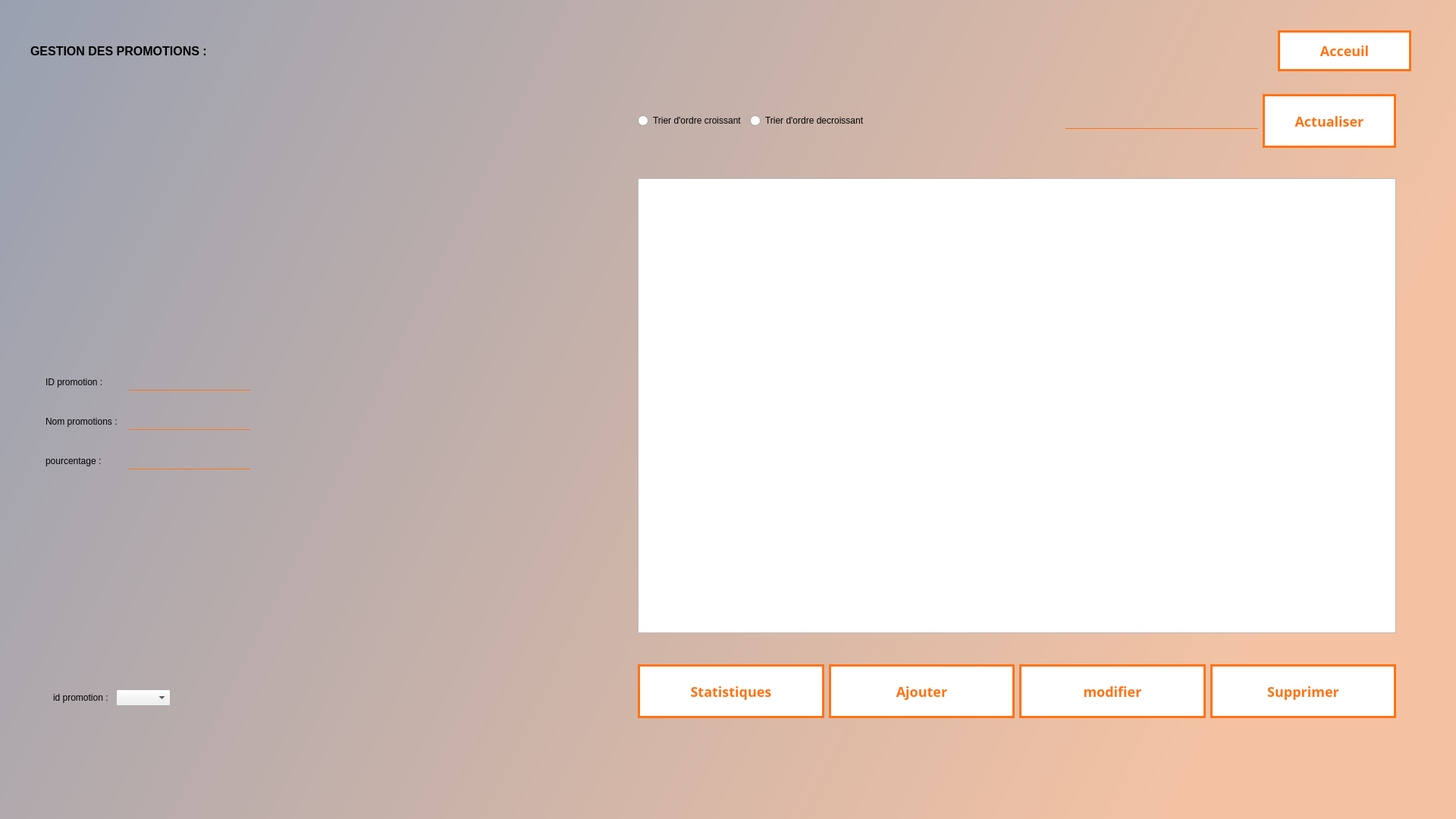
<?xml version="1.0" encoding="UTF-8"?>
<ui version="4.0">
 <class>interfaceMarketing</class>
 <widget class="QDialog" name="interfaceMarketing">
  <property name="geometry">
   <rect>
    <x>0</x>
    <y>0</y>
    <width>1920</width>
    <height>1080</height>
   </rect>
  </property>
  <property name="windowTitle">
   <string>Dialog</string>
  </property>
  <widget class="QStackedWidget" name="stackedWidget">
   <property name="geometry">
    <rect>
     <x>0</x>
     <y>0</y>
     <width>1920</width>
     <height>1080</height>
    </rect>
   </property>
   <property name="styleSheet">
    <string notr="true">QTabBar::tab:!selected {color:#696969;}

QPushButton:hover{
        background: qlineargradient(x1 : 0, y1 : 0, x2 : 0, y2 :   1, stop :   0.0 #ffd9aa,
                stop :   0.5 #ffbb6e, stop :   0.55 #feae42, stop :   1.0 #fedb74);
}

QPushButton {
      padding: 10px;
  font-weight: bold;
  font-size: 18px;
  width: 150px;
  height: 45px;
  font-family: Sans-Serif;
}

QPushButton{
	  background-color: white;
  	border: 3px solid #ff7315;
  	color: #ff7315;
 	 text-transform: uppercase;
 /* 	height: inherit;
 	 width: inherit;*/
  	transition: background-color 0.5s ease, color 1s ease;
 	 cursor: pointer;
  	box-shadow: 10px 10px rgba(77, 77, 77, 0.5);
}
QPushButton:hover {
  background-color: #ff7315;
  color: white;
}


QPushButton:pressed {
        background: qlineargradient(x1 : 0, y1 : 0, x2 : 0, y2 :   1, stop :   0.0 #c0dbff,
        stop :   0.5 #cfd26f, stop :   0.55 #c7df6f, stop :   1.0 #f5f9ff);
        padding-top: 2px;
        padding-left: 3px;

}


QPushButton:on {
        background: qlineargradient(x1 : 0, y1 : 0, x2 : 0, y2 :   1, stop :   0.0 #5AA72D,
        stop :   0.5 #B3E296, stop :   0.55 #B3E296, stop :   1.0 #f5f9ff);
        padding-top: 2px;
        padding-left: 3px;
}

QPushButton:disabled {
        background: transparent #e5e9ee;
        padding-top: 2px;        
        padding-left: 3px;
        color: black;
}
#stackedWidget {/* background: rgba(255,115,21,100);*/
	background: qlineargradient(spread:pad, x1:0, y1:0, x2:1, y2:0.273, stop:0 rgba(20,40, 80, 100), stop:1 rgba(252, 126, 47, 100));
 }

QLineEdit {
background:transparent;
border:none;
border-bottom:1px solid #ff7315;
font: 12pt Arial;
color: #2da5d5;
}</string>
   </property>
   <property name="currentIndex">
    <number>2</number>
   </property>
   <widget class="QWidget" name="page">
    <widget class="QWidget" name="horizontalWidget" native="true">
     <property name="geometry">
      <rect>
       <x>0</x>
       <y>20</y>
       <width>1911</width>
       <height>91</height>
      </rect>
     </property>
     <property name="styleSheet">
      <string notr="true">#horizontalWidget {
	background: qlineargradient(spread:pad, x1:0, y1:0, x2:1, y2:0.273, stop:0 rgba(20,40, 80, 100), stop:1 rgba(252, 126, 47, 190));
	
}</string>
     </property>
     <layout class="QHBoxLayout" name="horizontalLayout">
      <item>
       <widget class="QLabel" name="logo">
        <property name="minimumSize">
         <size>
          <width>100</width>
          <height>50</height>
         </size>
        </property>
        <property name="text">
         <string>TextLabel</string>
        </property>
       </widget>
      </item>
      <item>
       <layout class="QVBoxLayout" name="verticalLayout_2">
        <item>
         <widget class="QPushButton" name="PBpublicite">
          <property name="minimumSize">
           <size>
            <width>200</width>
            <height>50</height>
           </size>
          </property>
          <property name="font">
           <font>
            <family>Sans-Serif</family>
            <pointsize>-1</pointsize>
            <weight>75</weight>
            <italic>false</italic>
            <bold>true</bold>
           </font>
          </property>
          <property name="text">
           <string>Publicites</string>
          </property>
          <property name="flat">
           <bool>false</bool>
          </property>
         </widget>
        </item>
       </layout>
      </item>
      <item>
       <layout class="QVBoxLayout" name="verticalLayout_3">
        <item>
         <widget class="QPushButton" name="PBpromotion">
          <property name="minimumSize">
           <size>
            <width>200</width>
            <height>50</height>
           </size>
          </property>
          <property name="font">
           <font>
            <family>Sans-Serif</family>
            <pointsize>-1</pointsize>
            <weight>75</weight>
            <italic>false</italic>
            <bold>true</bold>
           </font>
          </property>
          <property name="text">
           <string>promotions</string>
          </property>
         </widget>
        </item>
       </layout>
      </item>
      <item>
       <spacer name="horizontalSpacer">
        <property name="orientation">
         <enum>Qt::Horizontal</enum>
        </property>
        <property name="sizeHint" stdset="0">
         <size>
          <width>40</width>
          <height>20</height>
         </size>
        </property>
       </spacer>
      </item>
      <item>
       <widget class="QLabel" name="currentDate">
        <property name="text">
         <string>TextLabel</string>
        </property>
       </widget>
      </item>
      <item>
       <widget class="QLabel" name="time">
        <property name="text">
         <string>TextLabel</string>
        </property>
       </widget>
      </item>
      <item>
       <widget class="QPushButton" name="PBclose">
        <property name="minimumSize">
         <size>
          <width>50</width>
          <height>50</height>
         </size>
        </property>
        <property name="font">
         <font>
          <family>Sans-Serif</family>
          <pointsize>-1</pointsize>
          <weight>75</weight>
          <italic>false</italic>
          <bold>true</bold>
         </font>
        </property>
        <property name="text">
         <string/>
        </property>
       </widget>
      </item>
     </layout>
    </widget>
    <widget class="QLabel" name="bgInterfaceContrat">
     <property name="geometry">
      <rect>
       <x>20</x>
       <y>130</y>
       <width>1881</width>
       <height>901</height>
      </rect>
     </property>
     <property name="styleSheet">
      <string notr="true">bgInterfaceContrat{
	color: rgba(0, 0, 0, 50%);
}</string>
     </property>
     <property name="text">
      <string>TextLabel</string>
     </property>
    </widget>
   </widget>
   <widget class="QWidget" name="page_2">
    <widget class="QWidget" name="gridWidget" native="true">
     <property name="geometry">
      <rect>
       <x>30</x>
       <y>20</y>
       <width>1851</width>
       <height>1011</height>
      </rect>
     </property>
     <layout class="QGridLayout" name="gridLayout" rowstretch="0,0" columnstretch="0,0,0,0,0,0,0,0">
      <property name="leftMargin">
       <number>20</number>
      </property>
      <property name="topMargin">
       <number>20</number>
      </property>
      <property name="rightMargin">
       <number>20</number>
      </property>
      <property name="bottomMargin">
       <number>20</number>
      </property>
      <property name="spacing">
       <number>10</number>
      </property>
      <item row="0" column="0">
       <widget class="QLabel" name="label_9">
        <property name="font">
         <font>
          <pointsize>12</pointsize>
          <weight>75</weight>
          <bold>true</bold>
         </font>
        </property>
        <property name="styleSheet">
         <string notr="true">#label_8 {
color : #ff7315;
}</string>
        </property>
        <property name="text">
         <string>GESTION DES PUBLICITES :</string>
        </property>
       </widget>
      </item>
      <item row="1" column="7">
       <widget class="QWidget" name="verticalWidget" native="true">
        <layout class="QVBoxLayout" name="verticalLayout">
         <property name="leftMargin">
          <number>20</number>
         </property>
         <property name="topMargin">
          <number>20</number>
         </property>
         <property name="rightMargin">
          <number>20</number>
         </property>
         <property name="bottomMargin">
          <number>20</number>
         </property>
         <item>
          <layout class="QHBoxLayout" name="horizontalLayout_15">
           <item>
            <widget class="QRadioButton" name="radioButton">
             <property name="text">
              <string>Trier d'ordre croissant</string>
             </property>
            </widget>
           </item>
           <item>
            <widget class="QRadioButton" name="radioButton_2">
             <property name="text">
              <string>Trier d'ordre decroissant</string>
             </property>
            </widget>
           </item>
           <item>
            <spacer name="horizontalSpacer_14">
             <property name="orientation">
              <enum>Qt::Horizontal</enum>
             </property>
             <property name="sizeHint" stdset="0">
              <size>
               <width>40</width>
               <height>20</height>
              </size>
             </property>
            </spacer>
           </item>
           <item>
            <widget class="QLineEdit" name="lineEdit_rech"/>
           </item>
           <item>
            <widget class="QPushButton" name="on_pb_actualiser">
             <property name="text">
              <string>Actualiser</string>
             </property>
            </widget>
           </item>
          </layout>
         </item>
         <item>
          <spacer name="verticalSpacer">
           <property name="orientation">
            <enum>Qt::Vertical</enum>
           </property>
           <property name="sizeHint" stdset="0">
            <size>
             <width>20</width>
             <height>40</height>
            </size>
           </property>
          </spacer>
         </item>
         <item>
          <widget class="QTableView" name="tablPublicite_2">
           <property name="minimumSize">
            <size>
             <width>1000</width>
             <height>600</height>
            </size>
           </property>
          </widget>
         </item>
         <item>
          <spacer name="verticalSpacer_2">
           <property name="orientation">
            <enum>Qt::Vertical</enum>
           </property>
           <property name="sizeHint" stdset="0">
            <size>
             <width>20</width>
             <height>40</height>
            </size>
           </property>
          </spacer>
         </item>
         <item>
          <layout class="QHBoxLayout" name="horizontalLayout_14">
           <item>
            <widget class="QPushButton" name="on_pb_ajouter_clicked">
             <property name="text">
              <string>Ajouter</string>
             </property>
            </widget>
           </item>
           <item>
            <widget class="QPushButton" name="on_pb_modifier">
             <property name="text">
              <string>Modifier</string>
             </property>
            </widget>
           </item>
           <item>
            <widget class="QPushButton" name="on_pb_supprimer">
             <property name="text">
              <string>Supprimer</string>
             </property>
            </widget>
           </item>
          </layout>
         </item>
         <item>
          <spacer name="verticalSpacer_10">
           <property name="orientation">
            <enum>Qt::Vertical</enum>
           </property>
           <property name="sizeHint" stdset="0">
            <size>
             <width>20</width>
             <height>40</height>
            </size>
           </property>
          </spacer>
         </item>
        </layout>
       </widget>
      </item>
      <item row="0" column="7">
       <layout class="QHBoxLayout" name="horizontalLayout_16">
        <item>
         <spacer name="horizontalSpacer_15">
          <property name="orientation">
           <enum>Qt::Horizontal</enum>
          </property>
          <property name="sizeHint" stdset="0">
           <size>
            <width>40</width>
            <height>20</height>
           </size>
          </property>
         </spacer>
        </item>
        <item>
         <widget class="QPushButton" name="PBacceuil">
          <property name="enabled">
           <bool>true</bool>
          </property>
          <property name="minimumSize">
           <size>
            <width>50</width>
            <height>50</height>
           </size>
          </property>
          <property name="text">
           <string>Acceuil</string>
          </property>
         </widget>
        </item>
       </layout>
      </item>
      <item row="1" column="1">
       <spacer name="horizontalSpacer_16">
        <property name="orientation">
         <enum>Qt::Horizontal</enum>
        </property>
        <property name="sizeHint" stdset="0">
         <size>
          <width>40</width>
          <height>20</height>
         </size>
        </property>
       </spacer>
      </item>
      <item row="1" column="0">
       <layout class="QVBoxLayout" name="verticalLayout_5">
        <property name="leftMargin">
         <number>10</number>
        </property>
        <property name="topMargin">
         <number>10</number>
        </property>
        <property name="rightMargin">
         <number>10</number>
        </property>
        <property name="bottomMargin">
         <number>10</number>
        </property>
        <item>
         <spacer name="verticalSpacer_3">
          <property name="orientation">
           <enum>Qt::Vertical</enum>
          </property>
          <property name="sizeHint" stdset="0">
           <size>
            <width>20</width>
            <height>40</height>
           </size>
          </property>
         </spacer>
        </item>
        <item>
         <widget class="QWidget" name="widget" native="true">
          <property name="minimumSize">
           <size>
            <width>450</width>
            <height>0</height>
           </size>
          </property>
          <layout class="QFormLayout" name="formLayout">
           <property name="horizontalSpacing">
            <number>10</number>
           </property>
           <property name="verticalSpacing">
            <number>20</number>
           </property>
           <property name="leftMargin">
            <number>20</number>
           </property>
           <property name="topMargin">
            <number>20</number>
           </property>
           <property name="rightMargin">
            <number>20</number>
           </property>
           <property name="bottomMargin">
            <number>20</number>
           </property>
           <item row="0" column="0">
            <widget class="QLabel" name="label">
             <property name="text">
              <string>Id publicité :</string>
             </property>
            </widget>
           </item>
           <item row="0" column="1">
            <layout class="QHBoxLayout" name="horizontalLayout_2">
             <item>
              <widget class="QLineEdit" name="lineEdit_id_2"/>
             </item>
             <item>
              <spacer name="horizontalSpacer_2">
               <property name="orientation">
                <enum>Qt::Horizontal</enum>
               </property>
               <property name="sizeHint" stdset="0">
                <size>
                 <width>40</width>
                 <height>20</height>
                </size>
               </property>
              </spacer>
             </item>
            </layout>
           </item>
           <item row="1" column="0">
            <widget class="QLabel" name="label_3">
             <property name="text">
              <string>Nom de la publicite :</string>
             </property>
            </widget>
           </item>
           <item row="1" column="1">
            <layout class="QHBoxLayout" name="horizontalLayout_3">
             <item>
              <widget class="QLineEdit" name="lineEdit_nom_2"/>
             </item>
             <item>
              <spacer name="horizontalSpacer_3">
               <property name="orientation">
                <enum>Qt::Horizontal</enum>
               </property>
               <property name="sizeHint" stdset="0">
                <size>
                 <width>40</width>
                 <height>20</height>
                </size>
               </property>
              </spacer>
             </item>
            </layout>
           </item>
           <item row="2" column="0">
            <widget class="QLabel" name="label_4">
             <property name="text">
              <string>Date de la publicité : :</string>
             </property>
            </widget>
           </item>
           <item row="2" column="1">
            <layout class="QHBoxLayout" name="horizontalLayout_4">
             <item>
              <widget class="QDateEdit" name="dateEdit_evenements"/>
             </item>
             <item>
              <spacer name="horizontalSpacer_4">
               <property name="orientation">
                <enum>Qt::Horizontal</enum>
               </property>
               <property name="sizeHint" stdset="0">
                <size>
                 <width>40</width>
                 <height>20</height>
                </size>
               </property>
              </spacer>
             </item>
            </layout>
           </item>
          </layout>
         </widget>
        </item>
        <item>
         <spacer name="verticalSpacer_4">
          <property name="orientation">
           <enum>Qt::Vertical</enum>
          </property>
          <property name="sizeType">
           <enum>QSizePolicy::Minimum</enum>
          </property>
          <property name="sizeHint" stdset="0">
           <size>
            <width>20</width>
            <height>250</height>
           </size>
          </property>
         </spacer>
        </item>
        <item>
         <layout class="QFormLayout" name="formLayout_3">
          <property name="horizontalSpacing">
           <number>10</number>
          </property>
          <property name="verticalSpacing">
           <number>10</number>
          </property>
          <property name="leftMargin">
           <number>20</number>
          </property>
          <property name="topMargin">
           <number>20</number>
          </property>
          <property name="rightMargin">
           <number>20</number>
          </property>
          <property name="bottomMargin">
           <number>20</number>
          </property>
          <item row="0" column="0">
           <widget class="QLabel" name="label_5">
            <property name="text">
             <string>ID publicité :</string>
            </property>
           </widget>
          </item>
          <item row="0" column="1">
           <layout class="QHBoxLayout" name="horizontalLayout_5">
            <item>
             <widget class="QComboBox" name="comboBox_m">
              <property name="enabled">
               <bool>true</bool>
              </property>
             </widget>
            </item>
            <item>
             <spacer name="horizontalSpacer_5">
              <property name="orientation">
               <enum>Qt::Horizontal</enum>
              </property>
              <property name="sizeHint" stdset="0">
               <size>
                <width>40</width>
                <height>20</height>
               </size>
              </property>
             </spacer>
            </item>
           </layout>
          </item>
         </layout>
        </item>
        <item>
         <spacer name="verticalSpacer_11">
          <property name="orientation">
           <enum>Qt::Vertical</enum>
          </property>
          <property name="sizeType">
           <enum>QSizePolicy::Minimum</enum>
          </property>
          <property name="sizeHint" stdset="0">
           <size>
            <width>20</width>
            <height>40</height>
           </size>
          </property>
         </spacer>
        </item>
       </layout>
      </item>
     </layout>
    </widget>
   </widget>
   <widget class="QWidget" name="page_3">
    <widget class="QWidget" name="gridWidget_2" native="true">
     <property name="geometry">
      <rect>
       <x>20</x>
       <y>20</y>
       <width>1861</width>
       <height>1001</height>
      </rect>
     </property>
     <layout class="QGridLayout" name="gridLayout_2">
      <property name="leftMargin">
       <number>20</number>
      </property>
      <property name="topMargin">
       <number>20</number>
      </property>
      <property name="rightMargin">
       <number>20</number>
      </property>
      <property name="bottomMargin">
       <number>20</number>
      </property>
      <property name="spacing">
       <number>10</number>
      </property>
      <item row="1" column="0">
       <layout class="QVBoxLayout" name="verticalLayout_7">
        <property name="leftMargin">
         <number>10</number>
        </property>
        <property name="topMargin">
         <number>10</number>
        </property>
        <property name="rightMargin">
         <number>10</number>
        </property>
        <property name="bottomMargin">
         <number>10</number>
        </property>
        <item>
         <spacer name="verticalSpacer_7">
          <property name="orientation">
           <enum>Qt::Vertical</enum>
          </property>
          <property name="sizeHint" stdset="0">
           <size>
            <width>20</width>
            <height>40</height>
           </size>
          </property>
         </spacer>
        </item>
        <item>
         <widget class="QWidget" name="formWidget" native="true">
          <property name="minimumSize">
           <size>
            <width>450</width>
            <height>0</height>
           </size>
          </property>
          <layout class="QFormLayout" name="formLayout_2">
           <property name="horizontalSpacing">
            <number>15</number>
           </property>
           <property name="verticalSpacing">
            <number>30</number>
           </property>
           <property name="leftMargin">
            <number>10</number>
           </property>
           <property name="topMargin">
            <number>10</number>
           </property>
           <property name="rightMargin">
            <number>10</number>
           </property>
           <property name="bottomMargin">
            <number>10</number>
           </property>
           <item row="0" column="0">
            <widget class="QLabel" name="label_12">
             <property name="text">
              <string>ID promotion :</string>
             </property>
            </widget>
           </item>
           <item row="0" column="1">
            <layout class="QHBoxLayout" name="horizontalLayout_17">
             <item>
              <widget class="QLineEdit" name="lineEdit_ID_promo"/>
             </item>
             <item>
              <spacer name="horizontalSpacer_17">
               <property name="orientation">
                <enum>Qt::Horizontal</enum>
               </property>
               <property name="sizeHint" stdset="0">
                <size>
                 <width>40</width>
                 <height>20</height>
                </size>
               </property>
              </spacer>
             </item>
            </layout>
           </item>
           <item row="1" column="0">
            <widget class="QLabel" name="label_15">
             <property name="text">
              <string>Nom promotions :</string>
             </property>
            </widget>
           </item>
           <item row="1" column="1">
            <layout class="QHBoxLayout" name="horizontalLayout_18">
             <item>
              <widget class="QLineEdit" name="lineEdit_Nom_p"/>
             </item>
             <item>
              <spacer name="horizontalSpacer_18">
               <property name="orientation">
                <enum>Qt::Horizontal</enum>
               </property>
               <property name="sizeHint" stdset="0">
                <size>
                 <width>40</width>
                 <height>20</height>
                </size>
               </property>
              </spacer>
             </item>
            </layout>
           </item>
           <item row="2" column="0">
            <widget class="QLabel" name="label_18">
             <property name="text">
              <string>pourcentage :</string>
             </property>
            </widget>
           </item>
           <item row="2" column="1">
            <layout class="QHBoxLayout" name="horizontalLayout_24">
             <item>
              <widget class="QLineEdit" name="lineEdit_pourcentage"/>
             </item>
             <item>
              <spacer name="horizontalSpacer_24">
               <property name="orientation">
                <enum>Qt::Horizontal</enum>
               </property>
               <property name="sizeHint" stdset="0">
                <size>
                 <width>40</width>
                 <height>20</height>
                </size>
               </property>
              </spacer>
             </item>
            </layout>
           </item>
          </layout>
         </widget>
        </item>
        <item>
         <spacer name="verticalSpacer_8">
          <property name="orientation">
           <enum>Qt::Vertical</enum>
          </property>
          <property name="sizeType">
           <enum>QSizePolicy::Minimum</enum>
          </property>
          <property name="sizeHint" stdset="0">
           <size>
            <width>20</width>
            <height>250</height>
           </size>
          </property>
         </spacer>
        </item>
        <item>
         <layout class="QFormLayout" name="formLayout_4">
          <property name="horizontalSpacing">
           <number>10</number>
          </property>
          <property name="verticalSpacing">
           <number>10</number>
          </property>
          <property name="leftMargin">
           <number>20</number>
          </property>
          <property name="topMargin">
           <number>20</number>
          </property>
          <property name="rightMargin">
           <number>20</number>
          </property>
          <property name="bottomMargin">
           <number>20</number>
          </property>
          <item row="0" column="0">
           <widget class="QLabel" name="label_13">
            <property name="text">
             <string>id promotion :</string>
            </property>
           </widget>
          </item>
          <item row="0" column="1">
           <layout class="QHBoxLayout" name="horizontalLayout_6">
            <item>
             <widget class="QComboBox" name="comboBox_p"/>
            </item>
            <item>
             <spacer name="horizontalSpacer_6">
              <property name="orientation">
               <enum>Qt::Horizontal</enum>
              </property>
              <property name="sizeHint" stdset="0">
               <size>
                <width>40</width>
                <height>20</height>
               </size>
              </property>
             </spacer>
            </item>
           </layout>
          </item>
         </layout>
        </item>
        <item>
         <spacer name="verticalSpacer_12">
          <property name="orientation">
           <enum>Qt::Vertical</enum>
          </property>
          <property name="sizeType">
           <enum>QSizePolicy::Minimum</enum>
          </property>
          <property name="sizeHint" stdset="0">
           <size>
            <width>20</width>
            <height>40</height>
           </size>
          </property>
         </spacer>
        </item>
       </layout>
      </item>
      <item row="1" column="7">
       <widget class="QWidget" name="verticalWidget_2" native="true">
        <layout class="QVBoxLayout" name="verticalLayout_6">
         <property name="leftMargin">
          <number>20</number>
         </property>
         <property name="topMargin">
          <number>20</number>
         </property>
         <property name="rightMargin">
          <number>20</number>
         </property>
         <property name="bottomMargin">
          <number>20</number>
         </property>
         <item>
          <layout class="QHBoxLayout" name="horizontalLayout_26">
           <item>
            <widget class="QRadioButton" name="on_pb_trier_p_croissante">
             <property name="text">
              <string>Trier d'ordre croissant</string>
             </property>
            </widget>
           </item>
           <item>
            <widget class="QRadioButton" name="on_pb_trier_promo_decroissante">
             <property name="text">
              <string>Trier d'ordre decroissant</string>
             </property>
            </widget>
           </item>
           <item>
            <spacer name="horizontalSpacer_25">
             <property name="orientation">
              <enum>Qt::Horizontal</enum>
             </property>
             <property name="sizeHint" stdset="0">
              <size>
               <width>40</width>
               <height>20</height>
              </size>
             </property>
            </spacer>
           </item>
           <item>
            <widget class="QLineEdit" name="lineEdit_rech_2"/>
           </item>
           <item>
            <widget class="QPushButton" name="on_pb_actualiser_2">
             <property name="text">
              <string>Actualiser</string>
             </property>
            </widget>
           </item>
          </layout>
         </item>
         <item>
          <spacer name="verticalSpacer_5">
           <property name="orientation">
            <enum>Qt::Vertical</enum>
           </property>
           <property name="sizeHint" stdset="0">
            <size>
             <width>20</width>
             <height>40</height>
            </size>
           </property>
          </spacer>
         </item>
         <item>
          <widget class="QTableView" name="tableView_promo">
           <property name="minimumSize">
            <size>
             <width>1000</width>
             <height>600</height>
            </size>
           </property>
          </widget>
         </item>
         <item>
          <spacer name="verticalSpacer_6">
           <property name="orientation">
            <enum>Qt::Vertical</enum>
           </property>
           <property name="sizeHint" stdset="0">
            <size>
             <width>20</width>
             <height>40</height>
            </size>
           </property>
          </spacer>
         </item>
         <item>
          <layout class="QHBoxLayout" name="horizontalLayout_25">
           <item>
            <widget class="QPushButton" name="pushButton">
             <property name="text">
              <string>Statistiques</string>
             </property>
            </widget>
           </item>
           <item>
            <widget class="QPushButton" name="on_pb_ajouter_p">
             <property name="text">
              <string>Ajouter</string>
             </property>
            </widget>
           </item>
           <item>
            <widget class="QPushButton" name="on_pb_modifier_promo">
             <property name="text">
              <string>modifier</string>
             </property>
            </widget>
           </item>
           <item>
            <widget class="QPushButton" name="on_pb_supprimer_promo">
             <property name="text">
              <string>Supprimer</string>
             </property>
            </widget>
           </item>
          </layout>
         </item>
         <item>
          <spacer name="verticalSpacer_9">
           <property name="orientation">
            <enum>Qt::Vertical</enum>
           </property>
           <property name="sizeHint" stdset="0">
            <size>
             <width>20</width>
             <height>40</height>
            </size>
           </property>
          </spacer>
         </item>
        </layout>
       </widget>
      </item>
      <item row="0" column="0">
       <widget class="QLabel" name="label_17">
        <property name="font">
         <font>
          <pointsize>12</pointsize>
          <weight>75</weight>
          <bold>true</bold>
         </font>
        </property>
        <property name="styleSheet">
         <string notr="true">#label_8 {
color : #ff7315;
}</string>
        </property>
        <property name="text">
         <string>GESTION DES PROMOTIONS :</string>
        </property>
       </widget>
      </item>
      <item row="1" column="1">
       <spacer name="horizontalSpacer_27">
        <property name="orientation">
         <enum>Qt::Horizontal</enum>
        </property>
        <property name="sizeHint" stdset="0">
         <size>
          <width>40</width>
          <height>20</height>
         </size>
        </property>
       </spacer>
      </item>
      <item row="0" column="7">
       <layout class="QHBoxLayout" name="horizontalLayout_27">
        <item>
         <spacer name="horizontalSpacer_26">
          <property name="orientation">
           <enum>Qt::Horizontal</enum>
          </property>
          <property name="sizeHint" stdset="0">
           <size>
            <width>40</width>
            <height>20</height>
           </size>
          </property>
         </spacer>
        </item>
        <item>
         <widget class="QPushButton" name="PBacceuil_2">
          <property name="enabled">
           <bool>true</bool>
          </property>
          <property name="minimumSize">
           <size>
            <width>50</width>
            <height>50</height>
           </size>
          </property>
          <property name="text">
           <string>Acceuil</string>
          </property>
         </widget>
        </item>
       </layout>
      </item>
     </layout>
    </widget>
   </widget>
  </widget>
 </widget>
 <resources/>
 <connections/>
</ui>
